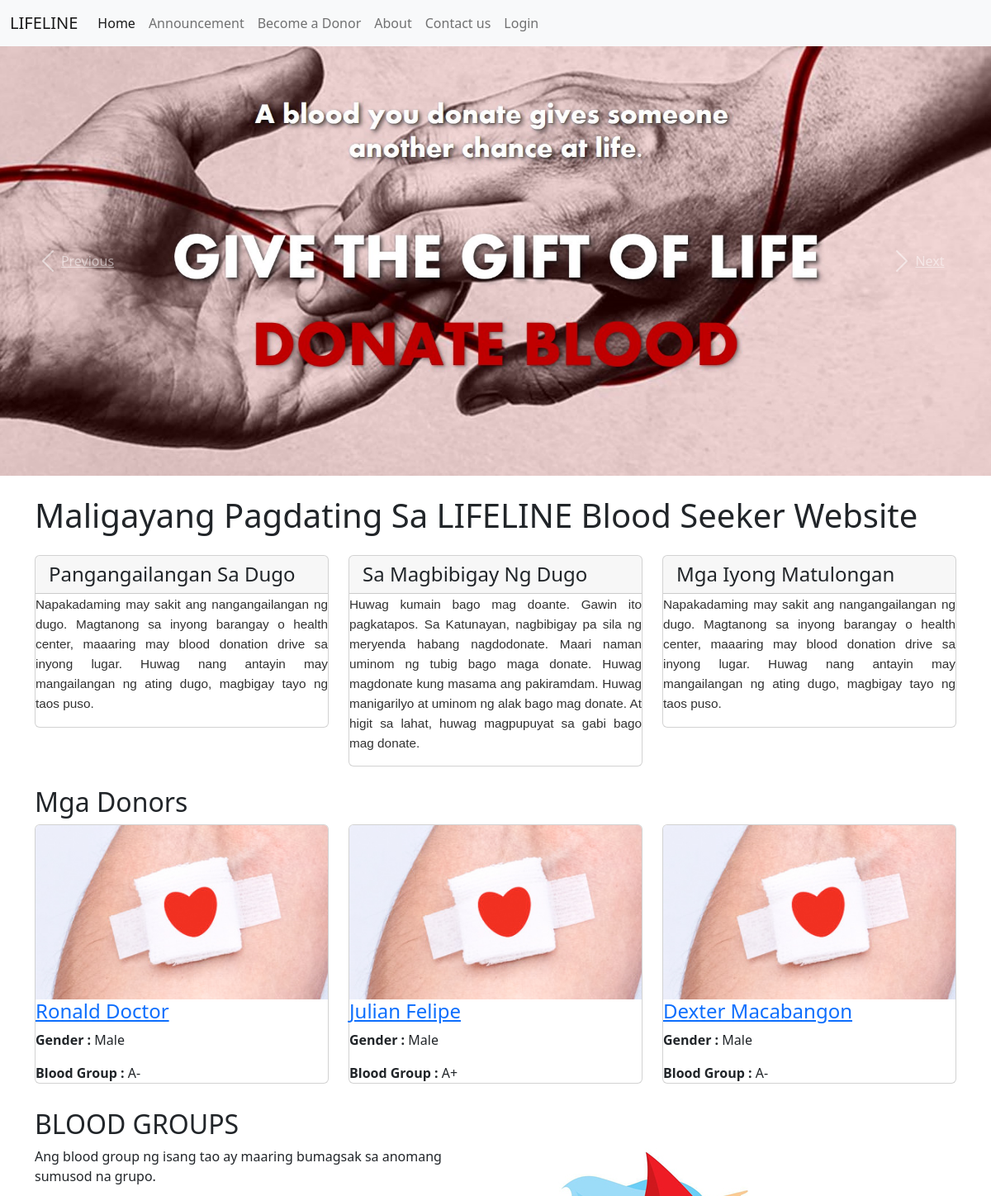
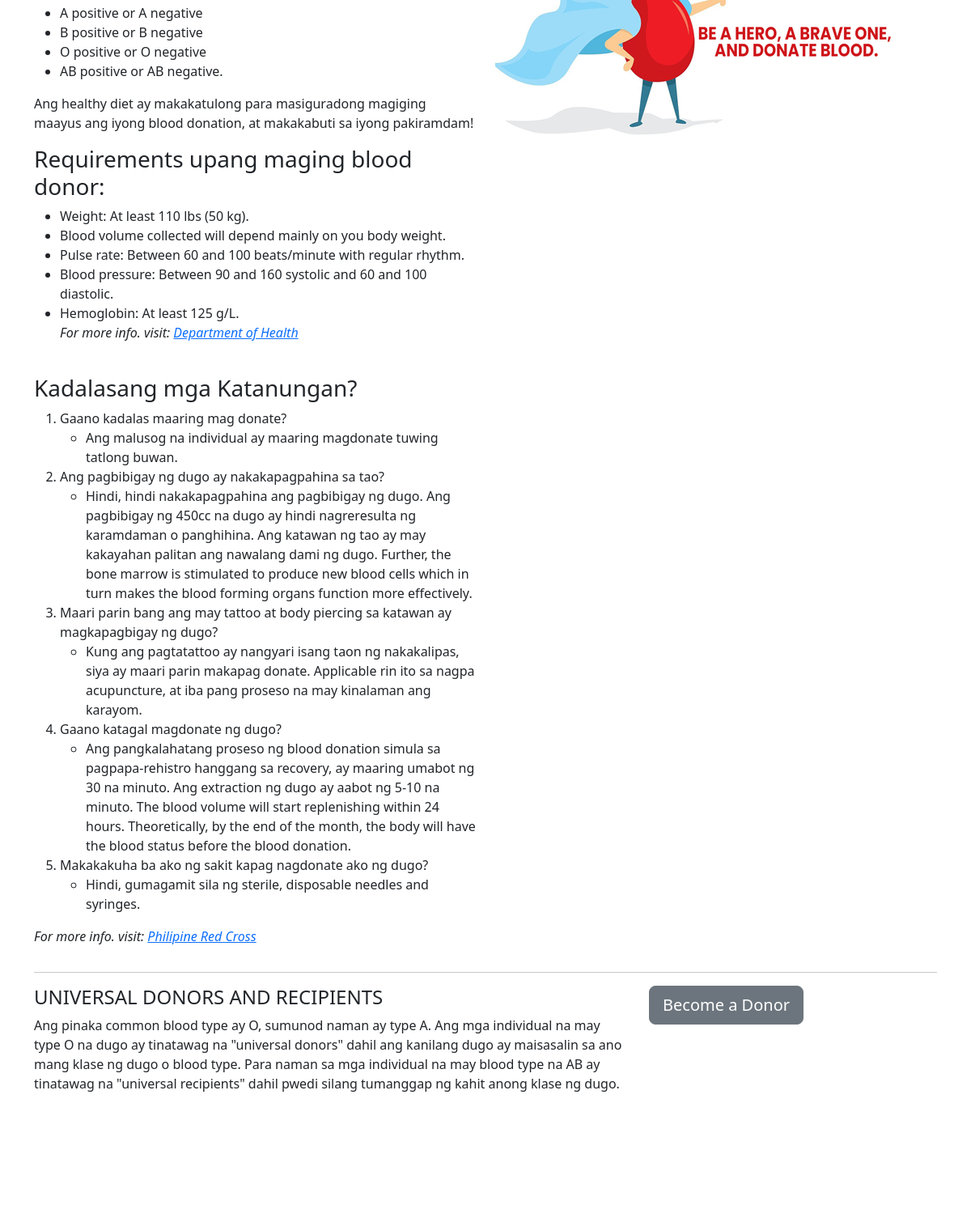
The page / on the database its author committed (2 pictures, top to bottom).
### tables this page shows
CREATE TABLE `tblpages` (
  `id` int NOT NULL AUTO_INCREMENT,
  `PageName` varchar(255) DEFAULT NULL,
  `type` varchar(255) NOT NULL DEFAULT '',
  `detail` longtext NOT NULL,
  PRIMARY KEY (`id`)
);

CREATE TABLE `tblblooddonars` (
  `id` int NOT NULL AUTO_INCREMENT,
  `FullName` varchar(100) DEFAULT NULL,
  `MobileNumber` char(11) DEFAULT NULL,
  `EmailId` varchar(100) NOT NULL,
  `password` varchar(250) NOT NULL DEFAULT '',
  `Gender` varchar(20) DEFAULT NULL,
  `BirthDay` date DEFAULT NULL,
  `age` int DEFAULT NULL,
  `BloodGroup` varchar(20) DEFAULT NULL,
  `Purok` varchar(10) NOT NULL,
  `Barangay` varchar(255) DEFAULT NULL,
  `Message` mediumtext,
  `PostingDate` timestamp NOT NULL DEFAULT CURRENT_TIMESTAMP,
  `status` int DEFAULT NULL,
  PRIMARY KEY (`id`),
  UNIQUE KEY `EmailId` (`EmailId`)
);

### index.php (the view, shortened to what this page needs)
<!DOCTYPE html>
<html lang="en">
    <?php include('includes/header.php'); ?>
<body style="padding-top:0px !important">
    <?php include('includes/nav.php'); ?>
    <?php include('includes/slider.php'); ?>
    <div class="container">
        <h1 class="my-4">Maligayang Pagdating Sa LIFELINE Blood Seeker Website</h1>
        <div class="row">
            <div class="col-lg-4 mb-4">
                <div class="card">
                    <h4 class="card-header">Pangangailangan Sa Dugo</h4>
                    <?php
                        $pagetypes = 'needforblood';
                        $pagetype = $pagetypes;
                        $sql = "SELECT type,detail from tblpages where type=:pagetype";
                        $query = $dbh->prepare($sql);
                        $query->bindParam(':pagetype', $pagetype, PDO::PARAM_STR);
                        $query->execute();
                        $results = $query->fetchAll(PDO::FETCH_OBJ);
                        if ($query->rowCount() > 0) {
                            foreach ($results as $result) { ?>
                        <?php echo $result->detail; ?>
                    <?php }} ?>
                </div>
            </div>
            <div class="col-lg-4 mb-4">
                <div class="card">
                    <h4 class="card-header">Sa Magbibigay Ng Dugo</h4>
                        <?php
                        $pagetypes = 'bloodtips';
                        $pagetype = $pagetypes;
                        $sql = "SELECT type,detail from tblpages where type=:pagetype";
                        $query = $dbh->prepare($sql);
                        $query->bindParam(':pagetype', $pagetype, PDO::PARAM_STR);
                        $query->execute();
                        $results = $query->fetchAll(PDO::FETCH_OBJ);
                        if ($query->rowCount() > 0) {
                            foreach ($results as $result) { ?>
                        <?php echo $result->detail; ?>
                        <?php }} ?>
                </div>
            </div>
        <div class="col-lg-4 mb-4">
            <div class="card">
                <h4 class="card-header">Mga Iyong Matulongan</h4>
                    <?php
                        $pagetypes = 'whocouldyouhelp';
                        $pagetype = $pagetypes;
                        $sql = "SELECT type,detail from tblpages where type=:pagetype";
                        $query = $dbh->prepare($sql);
                        $query->bindParam(':pagetype', $pagetype, PDO::PARAM_STR);
                        $query->execute();
                        $results = $query->fetchAll(PDO::FETCH_OBJ);
                        if ($query->rowCount() > 0) {
                            foreach ($results as $result) { ?>
                        <?php echo $result->detail; ?>
                    <?php }} ?>
            </div>
        </div>
    </div>
    <h2>Mga Donors</h2>
    <div class="row">
        <?php
        $status = 0;
        $sql = "SELECT * from tblblooddonars where status=:status order by rand() limit 6";
        $query = $dbh->prepare($sql);
        $query->bindParam(':status', $status, PDO::PARAM_STR);
        $query->execute();
        $results = $query->fetchAll(PDO::FETCH_OBJ);
        if ($query->rowCount() > 0) {
            foreach ($results as $result) { ?>
                <div class="col-lg-4 col-sm-6 portfolio-item">
                    <div class="card h-100">
                        <a href="#"><img class="card-img-top img-fluid" src="images/blood-donor.jpg" alt=""></a>
                        <div class="card-block">
                            <h4 class="card-title"><a href="#"><?php echo htmlentities($result->FullName); ?></a></h4>
                            <p class="card-text"><b> Gender :</b> <?php echo htmlentities($result->Gender); ?></p>
                            <p class="card-text"><b>Blood Group :</b> <?php echo htmlentities($result->BloodGroup); ?></p>
                        </div>
                    </div>
                </div>
        <?php }
        } ?>
    </div>
    <div class="row">
        <div class="col-lg-6">
            <h2>BLOOD GROUPS</h2>
            <p> Ang blood group ng isang tao ay maaring bumagsak sa anomang sumusod na grupo.</p>
            <ul>
                <li>A positive or A negative</li>
                <li>B positive or B negative</li>
                <li>O positive or O negative</li>
                <li>AB positive or AB negative.</li>
            </ul>
            <p>Ang healthy diet ay makakatulong para masiguradong magiging maayus ang iyong blood donation, at makakabuti sa iyong pakiramdam!</p>
            <h3>Requirements upang maging blood donor:</h3>
            <ul>
                <li>Weight: At least 110 lbs (50 kg).</li>
                <li>Blood volume collected will depend mainly on you body weight.</li>
                <li>Pulse rate: Between 60 and 100 beats/minute with regular rhythm.</li>
                <li> Blood pressure: Between 90 and 160 systolic and 60 and 100 diastolic.</li>
                <li> Hemoglobin: At least 125 g/L.</li>
                <p><i>For more info. visit:&nbsp;<a href="https://doh.gov.ph/node/1449" target="_blank">Department of Health</a></i></p>
            </ul>
            <br>
            <h3>Kadalasang mga Katanungan?</h3>
            <ol>
                <li>Gaano kadalas maaring mag donate?</li>
                <ul>
                    <li>Ang malusog na individual ay maaring magdonate tuwing tatlong buwan.</li>
                </ul>
                <li>Ang pagbibigay ng dugo ay nakakapagpahina sa tao?</li>
                <ul>
                    <li>Hindi, hindi nakakapagpahina ang pagbibigay ng dugo. Ang pagbibigay ng 450cc na dugo ay hindi nagreresulta ng karamdaman o panghihina.
                        Ang katawan ng tao ay may kakayahan palitan ang nawalang dami ng dugo. Further, the bone marrow is stimulated
                        to produce new blood cells which in turn makes the blood forming organs function more effectively.</li>
                </ul>
                <li>Maari parin bang ang may tattoo at body piercing sa katawan ay magkapagbigay ng dugo?</li>
                <ul>
                    <li>Kung ang pagtatattoo ay nangyari isang taon ng nakakalipas, siya ay maari parin makapag donate.
                        Applicable rin ito sa nagpa acupuncture, at iba pang proseso na may kinalaman ang karayom.</li>
                </ul>
                <li>Gaano katagal magdonate ng dugo?</li>
                <ul>
                    <li>Ang pangkalahatang proseso ng blood donation simula sa pagpapa-rehistro hanggang sa recovery, ay maaring umabot ng 30 na minuto.
                        Ang extraction ng dugo ay aabot ng 5-10 na minuto. The blood volume will start replenishing within 24 hours.
                        Theoretically, by the end of the month, the body will have the blood status before the blood donation.</li>
                </ul>
                <li>Makakakuha ba ako ng sakit kapag nagdonate ako ng dugo?</li>
                <ul>
                    <li>Hindi, gumagamit sila ng sterile, disposable needles and syringes.</li>
                </ul>
            </ol>
            <p><i>For more info. visit:&nbsp;<a href="https://redcross.org.ph/give-blood/" target="_blank">Philipine Red Cross</a></i></p>
        </div>
        <div class="col-lg-6">
            <img class="img-fluid rounded" src="images/blood-donor (1).jpg" alt="">
        </div>
    </div>
    <hr>
    <div class="row mb-4">
        <div class="col-md-8">
            <h4>UNIVERSAL DONORS AND RECIPIENTS</h4>
            <p>
                Ang pinaka common blood type ay O, sumunod naman ay type A.
                Ang mga individual na may type O na dugo ay tinatawag na "universal donors" dahil ang kanilang dugo ay maisasalin sa ano mang klase ng dugo o blood type. Para naman sa mga individual na may blood type na AB ay tinatawag na "universal recipients" dahil pwedi silang tumanggap ng kahit anong klase ng dugo.</p>
        </div>
        <div class="col-md-4">
            <a class="btn btn-lg btn-secondary btn-block" href="become-donor.php">Become a Donor</a>
        </div>
    </div>
    </div>
    <?php include('includes/footer.php'); ?>
</body>
</html>

### includes/header.php (shortened to what this page needs)
<head>
    <link href="vendor/bootstrap/css/bootstrap.min.css" rel="stylesheet">
    <link href="vendor/font-awesome/css/font-awesome.min.css" rel="stylesheet" type="text/css">
    <link href="css/bootstrap/css/bootstrap.min.css" rel="stylesheet">
    <link href="css/modern-business.css" rel="stylesheet">
</head>

### includes/nav.php (shortened to what this page needs)
<nav class="navbar navbar-expand-lg bg-light">
  <div class="container-fluid">
    <a class="navbar-brand" href="#">LIFELINE</a>
    <div class="collapse navbar-collapse" id="navbarSupportedContent">
      <ul class="navbar-nav me-auto mb-2 mb-lg-0">
        <li class="nav-item">
          <a class="nav-link active" aria-current="page" href="index.php">Home</a>
        </li>
        <li class="nav-item">
          <a class="nav-link" href="page.php?type=announcement">Announcement</a>
        </li>
        <?php if(!isset($_SESSION['user_login'])){ ?>
        <li class="nav-item">
          <a class="nav-link" href="become-donor.php">Become a Donor</a>
        </li>
        <?php }else{}?>
        <li class="nav-item">
          <a class="nav-link" href="page.php?type=aboutus">About</a>
        </li>
        <li class="nav-item">
          <a class="nav-link" href="contact.php">Contact us</a>
        </li>
        <?php if(!$_SESSION['user_login']):?>
            <li class="nav-item">
                <a class="nav-link" href="./users/">Login</a>
            </li>
        <?php endif; ?>
      </ul>
    </div>
  </div>
</nav>

### includes/slider.php (shortened to what this page needs)
<header>
       <div id="carouselExampleIndicators" class="carousel slide" data-ride="carousel">
           <div class="carousel-inner" role="listbox">
               <div class="carousel-item active" style="background-image: url('images/banner1.jpg')">
                   <div class="carousel-caption d-none d-md-block">
                   </div>
               </div>
           </div>
           <a class="carousel-control-prev" href="#carouselExampleIndicators" role="button" data-slide="prev">
               <span class="carousel-control-prev-icon" aria-hidden="true"></span>
               <span class="sr-only">Previous</span>
           </a>
           <a class="carousel-control-next" href="#carouselExampleIndicators" role="button" data-slide="next">
               <span class="carousel-control-next-icon" aria-hidden="true"></span>
               <span class="sr-only">Next</span>
           </a>
       </div>
   </header>

### includes/footer.php (shortened to what this page needs)
<footer class="py-5 bg-inverse">
    <div class="container">
        <p class="m-0 text-center text-white">Copyright &copy; Blood Donors Management Website 2022</p>
    </div>
</footer>

### css/modern-business.css (style rules this page uses)
body { padding-top: 0px; }
@media (min-width: 992px) { body { padding-top: 0px; } }
.carousel-item { height: 65vh; min-height: 300px; background: no-repeat center center scroll; -webkit-background-size: cover; -moz-background-size: cover; -o-background-size: cover; background-size: cover; }
.portfolio-item { margin-bottom: 30px; }

### includes/header.php (style rules this page uses)
.carousel-item.active, .carousel-item-next, .carousel-item-prev { display: block; }

### rows shown on the page
tblpages: detail "Napakadaming may sakit ang nangangailangan ng dugo. Magtanong sa inyong barangay o health center, maaaring may blood donation drive sa inyong lugar. Huwag nang antayin may mangailangan ng ating dugo, magbigay tayo ng taos puso."
tblpages: detail "Huwag kumain bago mag doante. Gawin ito pagkatapos. Sa Katunayan, nagbibigay pa sila ng meryenda habang nagdodonate. Maari naman uminom ng tubig bago maga donate. Huwag magdonate kung masama ang pakiramdam. Huwag manigarilyo at uminom ng alak bago mag donate. At higit sa lahat, huwag magpupuyat sa gabi bago mag donate."
tblpages: detail "Napakadaming may sakit ang nangangailangan ng dugo. Magtanong sa inyong barangay o health center, maaaring may blood donation drive sa inyong lugar. Huwag nang antayin may mangailangan ng ating dugo, magbigay tayo ng taos puso."
tblblooddonars: FullName "Ronald Doctor", Gender "Male", BloodGroup "A-"
tblblooddonars: FullName "Julian Felipe", Gender "Male", BloodGroup "A+"
tblblooddonars: FullName "Dexter Macabangon", Gender "Male", BloodGroup "A-"
